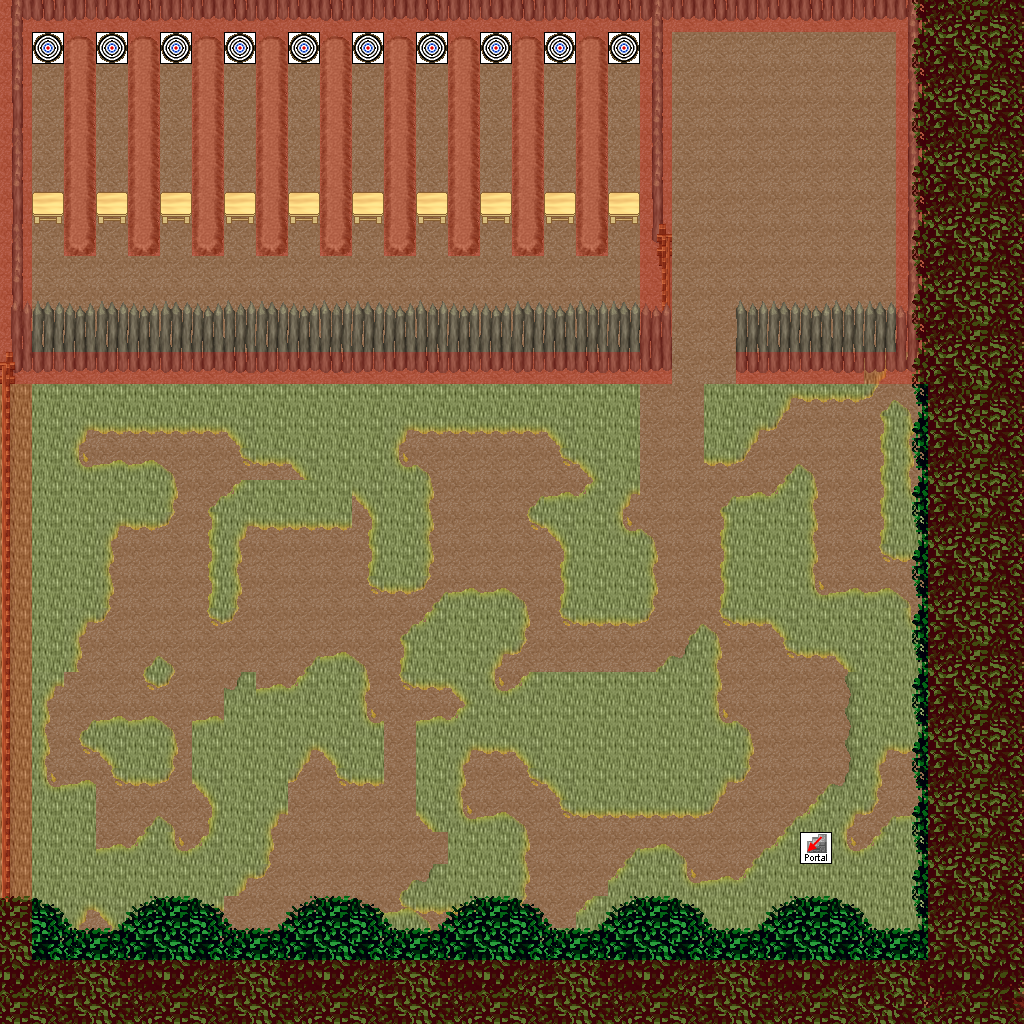

This is a level from a 2D game, rendered from its Tiled map with the project's own tilesets. A one-line summary and the map file follow, with tile-layer data summarised:
An orthogonal 32x32 tile map with 32x32 px tiles, 7 tile layers (0_floor, 1_terrain, 2_object, 3_roof, ...), 1 hidden layer not drawn, 11 tilesets.

<map version="1.2" tiledversion="1.2.0" orientation="orthogonal" renderorder="right-down" width="32" height="32" tilewidth="32" tileheight="32" infinite="0" nextlayerid="9" nextobjectid="1">
 <tileset firstgid="1" name="building/fence/wooden_brown_fence" tilewidth="32" tileheight="32" tilecount="42" columns="7">
  <image source="../../tileset/building/fence/wooden_brown_fence.png" width="224" height="192" />
 </tileset>
 <tileset firstgid="43" name="logic/collision" tilewidth="32" tileheight="32" tilecount="1" columns="1">
  <image source="../../tileset/logic/collision.png" width="32" height="32" />
 </tileset>
 <tileset firstgid="44" name="furniture/table/square_pale" tilewidth="32" tileheight="32" tilecount="1" columns="1">
  <image source="../../tileset/furniture/table/square_pale.png" width="32" height="32" />
 </tileset>
 <tileset firstgid="45" name="ground/dry_grass" tilewidth="32" tileheight="32" tilecount="54" columns="9">
  <image source="../../tileset/ground/dry_grass.png" width="288" height="192" />
 </tileset>
 <tileset firstgid="99" name="ground/dirt_mounds" tilewidth="32" tileheight="32" tilecount="9" columns="3">
  <image source="../../tileset/ground/dirt_mounds.png" width="96" height="96" />
 </tileset>
 <tileset firstgid="108" name="ground/ground_3" tilewidth="32" tileheight="32" tilecount="5" columns="5">
  <image source="../../tileset/ground/ground_3.png" width="160" height="32" />
 </tileset>
 <tileset firstgid="113" name="plant/tree/tree_darkgreen" tilewidth="32" tileheight="32" tilecount="88" columns="8">
  <image source="../../tileset/plant/tree/tree_darkgreen.png" trans="ffffff" width="256" height="352" />
 </tileset>
 <tileset firstgid="201" name="training_dummy" tilewidth="32" tileheight="32" tilecount="2" columns="2">
  <image source="../../tileset/logic/training_dummy.png" width="64" height="32" />
 </tileset>
 <tileset firstgid="203" name="building/fence/palisade" tilewidth="32" tileheight="32" tilecount="84" columns="6">
  <image source="../../tileset/building/fence/palisade.png" width="192" height="448" />
 </tileset>
 <tileset firstgid="287" name="ground/pothole" tilewidth="32" tileheight="32" tilecount="4" columns="4">
  <image source="../../tileset/ground/pothole.png" width="128" height="32" />
 </tileset>
 <tileset firstgid="291" name="logic/portal" tilewidth="32" tileheight="32" tilecount="16" columns="8">
  <image source="../../tileset/logic/portal.png" width="256" height="64" />
 </tileset>
 <layer id="1" name="0_floor" width="32" height="32">
  <data>[1024 cells, 1024 non-empty, 2 distinct tile ids]</data>
 </layer>
 <layer id="2" name="1_terrain" width="32" height="32">
  <data>[1024 cells, 533 non-empty, 38 distinct tile ids]</data>
 </layer>
 <layer id="3" name="2_object" width="32" height="32">
  <data>[1024 cells, 58 non-empty, 17 distinct tile ids]</data>
 </layer>
 <layer id="4" name="3_roof" width="32" height="32">
  <data>[1024 cells, 284 non-empty, 27 distinct tile ids]</data>
 </layer>
 <layer id="5" name="4_roof_add" width="32" height="32">
  <data>[1024 cells, 139 non-empty, 10 distinct tile ids]</data>
 </layer>
 <layer id="6" name="objects" width="32" height="32">
  <data>[1024 cells, 11 non-empty, 2 distinct tile ids]</data>
 </layer>
 <layer id="7" name="collision" width="32" height="32" opacity="0.25">
  <data>[1024 cells, 321 non-empty, 1 distinct tile ids]</data>
 </layer>
 <layer id="8" name="protection" width="32" height="32" visible="0">
  <data>[1024 cells, 0 non-empty, 0 distinct tile ids]</data>
 </layer>
</map>
